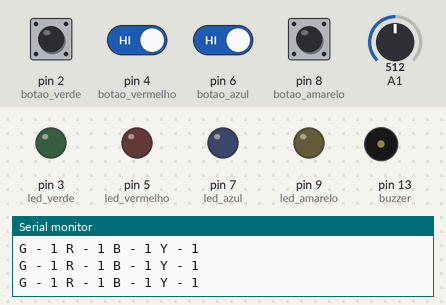
Simulated run of this sketch. Board: Arduino Uno, built with avr-gcc and run on an emulated ATmega328P. On the bench: output pins drawn as LEDs (lit = HIGH), buzzer (waves = sounding), the last lines printed to the serial monitor. Dashed ring = blinking. Inputs (shaded band) come from the test bench; at power-on: pin 2 (botao_verde), pin 4 (botao_vermelho), pin 6 (botao_azul), pin 8 (botao_amarelo) HIGH, A1 = 512. Random numbers use the default seed unless the sketch sets one.

Above: at 4.9 s.
5.0 s: pin 2 (botao_verde) pulled LOW for 0.15 s
At 5.7 s:
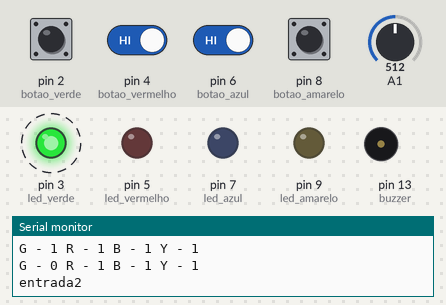
8.1 s: pin 4 (botao_vermelho) driven LOW and pin 6 (botao_azul) driven LOW
At 10.7 s:
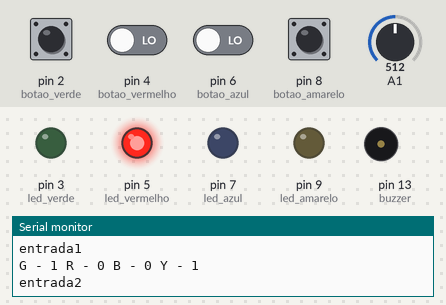
11.1 s: pin 4 (botao_vermelho) driven HIGH and pin 6 (botao_azul) driven HIGH
At 11.9 s:
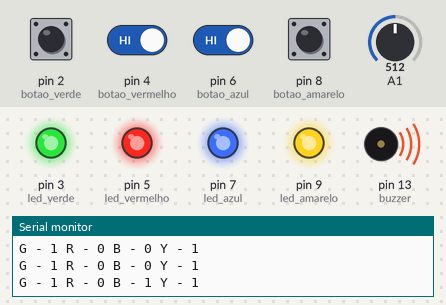
14.1 s: pin 6 (botao_azul) driven LOW
At 15.6 s:
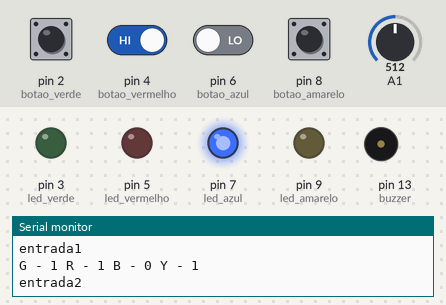
17.1 s: pin 6 (botao_azul) driven HIGH
At 19.1 s:
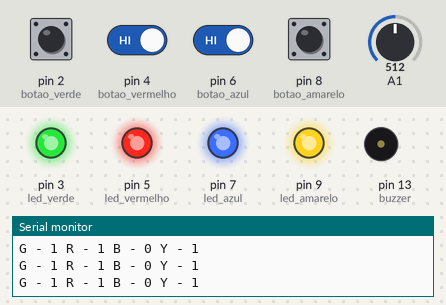
20.1 s: pin 4 (botao_vermelho) driven LOW
At 23.5 s:
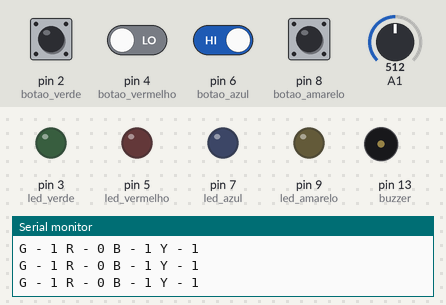
Timing chart, 0 to 24.1 s (numbered marks = the images above; inputs shaded):
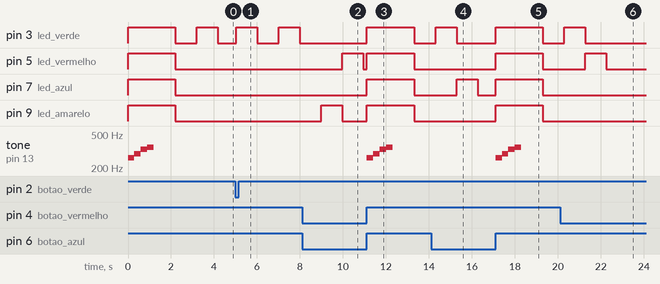

The sketch:

codigo_genius.ino
```cpp
//definindo o valor das leds com seus respectivos pinos
#define led_verde 3
#define led_vermelho 5
#define led_azul 7
#define led_amarelo 9

//definindo o valor dos botões das leds com seus respectivos pinos
#define botao_verde 2
#define botao_vermelho 4
#define botao_azul 6
#define botao_amarelo 8

//definindo variaveis
int buzzer = 13;

int sequencia[11];

bool vivo = false;

int nivel = 0;

int pressed = -1;

//definindo a frequência (tom) das notas musicais
const int notaDo = 262; // Dó
const int notaRe = 294; // Ré
const int notaMi = 330; // Mi
const int notaFa = 349; // Fá
const int notaSol = 392;// Sol


//fazendo o setup das leds com seus respectivos botões de ação e do piezo
void setup(){
  pinMode(led_verde, OUTPUT);
  pinMode(botao_verde, INPUT_PULLUP);

  pinMode(led_vermelho, OUTPUT);
  pinMode(botao_vermelho, INPUT_PULLUP);

  pinMode(led_azul, OUTPUT);
  pinMode(botao_azul, INPUT_PULLUP);

  pinMode(led_amarelo, OUTPUT);
  pinMode(botao_amarelo, INPUT_PULLUP);

  pinMode(buzzer, OUTPUT);

  Serial.begin(9600);
}

void acender (int pos){

  if (pos == 0)digitalWrite(led_verde, HIGH);
  else if (pos == 1)digitalWrite(led_vermelho, HIGH);
  else if (pos == 2)digitalWrite(led_azul, HIGH);
  else if (pos == 3)digitalWrite(led_amarelo, HIGH);

  delay(980);

  digitalWrite(led_verde, LOW);
  digitalWrite(led_vermelho, LOW);
  digitalWrite(led_azul, LOW);
  digitalWrite(led_amarelo, LOW);
}

bool apertado (){

  Serial.print("G - ");
  Serial.print(digitalRead(botao_verde));
  Serial.print(" R - ");
  Serial.print(digitalRead(botao_vermelho));
  Serial.print(" B - ");
  Serial.print(digitalRead(botao_azul));
  Serial.print(" Y - ");
  Serial.print(digitalRead(botao_amarelo));
  Serial.print("\n");

  return !(digitalRead(botao_verde) == LOW || digitalRead(botao_vermelho) == LOW || digitalRead(botao_azul) == LOW || digitalRead(botao_amarelo) == LOW);
}

int convertendo_apertador (){

  if (digitalRead(botao_verde) == LOW){
    return 0;
  }
  else if (digitalRead(botao_vermelho) == LOW){
    return 1;
  }
  else if (digitalRead(botao_azul) == LOW){
    return 2;
  }
  else if (digitalRead(botao_amarelo) == LOW){
    return 3;
  }

}

void loop(){

  // ANIMACAO INICIAL
  if(!vivo || nivel>9){

    randomSeed(analogRead(1));

    nivel = 0;
    vivo = true;

    digitalWrite(led_verde, HIGH);
    digitalWrite(led_vermelho, HIGH);
    digitalWrite(led_azul, HIGH);
    digitalWrite(led_amarelo, HIGH);

    //Dó
    tone(buzzer, notaDo, 300);//Frequência e duração da nota Dó
    delay(300);//Intervalo de 300 milissegundos
    noTone(buzzer);


    //Ré
    tone(buzzer, notaRe, 300);//Frequência e duração da nota Ré
    delay(300);//Intervalo de 300 milissegundos
    noTone(buzzer);

    //Mi
    tone(buzzer, notaMi, 300);//Frequência e duração da nota Mi
    delay(300);//Intervalo de 300 milissegundos
    noTone(buzzer);

     //Fá
    tone(buzzer, notaFa, 300);//Frequência e duração da nota Fá
    delay(300);//Intervalo de 300 milissegundos
    noTone(buzzer);

    delay(1000);

    digitalWrite(led_verde, LOW);
    digitalWrite(led_vermelho, LOW);
    digitalWrite(led_azul, LOW);
    digitalWrite(led_amarelo, LOW);
  }

  if(nivel<12){
    sequencia [nivel] = random(0, 4);
  }

  nivel = nivel + 1;

  for(int i = 0; i < nivel; i++){
    delay(1000);
    acender(sequencia[i]);
  }

  for (int j = 0; j<nivel; j++){

    Serial.write("entrada1\n");
    while (apertado());
    Serial.write("entrada2\n");

    pressed = convertendo_apertador();
    acender(pressed);

    while(!apertado());

    if(pressed != sequencia[j]){
     vivo = false;
     j = nivel;
    }
  }
}
```

Measured:
- after the input at 5.0 s, pin 3 (led_verde): alternates HIGH for 0.98 s and LOW for 1.0 s, starting at once
- after the input at 8.1 s, pin 5 (led_vermelho): LOW → HIGH after 1.9 s, → LOW 0.98 s later
- after the input at 11.1 s, pin 3 (led_verde), pin 5 (led_vermelho), pin 7 (led_azul), pin 9 (led_amarelo): LOW → HIGH at once, → LOW 2.2 s later; tone on pin 13 (buzzer): plays 262 Hz for 0.30 s, 294 Hz for 0.30 s, 330 Hz for 0.30 s, 349 Hz for 0.30 s, starting at once
- after the input at 14.1 s, pin 7 (led_azul): LOW → HIGH after 1.2 s, → LOW 0.98 s later
- after the input at 17.1 s, pin 3 (led_verde), pin 5 (led_vermelho), pin 7 (led_azul), pin 9 (led_amarelo): LOW → HIGH at once, → LOW 2.2 s later; tone on pin 13 (buzzer): plays 262 Hz for 0.30 s, 294 Hz for 0.30 s, 330 Hz for 0.30 s, 349 Hz for 0.30 s, starting at once
- after the input at 20.1 s, pin 5 (led_vermelho): LOW → HIGH after 1.2 s, → LOW 0.98 s later
- by itself, tone on pin 13 (buzzer): plays 262 Hz for 0.30 s, 294 Hz for 0.30 s, 330 Hz for 0.30 s, 349 Hz for 0.30 s
